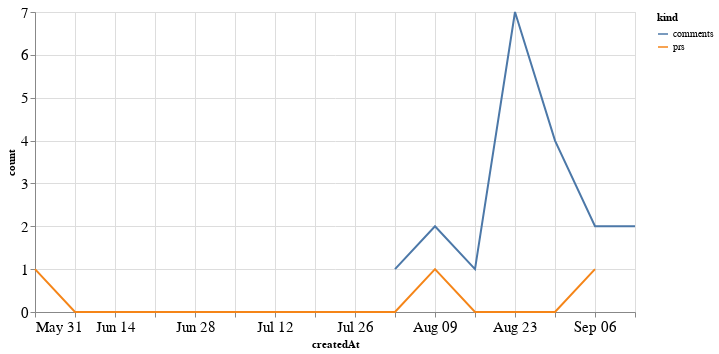

The notebook cell saved with this chart:
### Code cell
alt.Chart(total_time, width=600).mark_line().encode(
    x='createdAt',
    y='count',
    color='kind'
)

### Figure 1 — Vega-Lite specification as saved in the notebook (floating-point values rounded to 4 significant figures)
{"config": {"axisLeft": {"labelFontSize": 15}, "axisBottom": {"labelFontSize": 15}}, "data": {"name": "data-6c01614114e24ef82538fea325d076cb"}, "mark": "line", "encoding": {"color": {"type": "nominal", "field": "kind"}, "x": {"type": "temporal", "field": "createdAt"}, "y": {"type": "quantitative", "field": "count"}}, "width": 600, "$schema": "https://vega.github.io/schema/vega-lite/v4.8.1.json", "datasets": {"data-6c01614114e24ef82538fea325d076cb": [{"createdAt": "2020-05-31T00:00:00", "kind": "prs", "count": 1.0}, {"createdAt": "2020-06-07T00:00:00", "kind": "prs", "count": 0.0}, {"createdAt": "2020-06-14T00:00:00", "kind": "prs", "count": 0.0}, {"createdAt": "2020-06-21T00:00:00", "kind": "prs", "count": 0.0}, {"createdAt": "2020-06-28T00:00:00", "kind": "prs", "count": 0.0}, {"createdAt": "2020-07-05T00:00:00", "kind": "prs", "count": 0.0}, {"createdAt": "2020-07-12T00:00:00", "kind": "prs", "count": 0.0}, {"createdAt": "2020-07-19T00:00:00", "kind": "prs", "count": 0.0}, {"createdAt": "2020-07-26T00:00:00", "kind": "prs", "count": 0.0}, {"createdAt": "2020-08-02T00:00:00", "kind": "prs", "count": 0.0}, {"createdAt": "2020-08-09T00:00:00", "kind": "prs", "count": 1.0}, {"createdAt": "2020-08-16T00:00:00", "kind": "prs", "count": 0.0}, {"createdAt": "2020-08-23T00:00:00", "kind": "prs", "count": 0.0}, {"createdAt": "2020-08-30T00:00:00", "kind": "prs", "count": 0.0}, {"createdAt": "2020-09-06T00:00:00", "kind": "prs", "count": 1.0}, {"createdAt": "2020-09-13T00:00:00", "kind": "prs", "count": null}, {"createdAt": "2020-05-31T00:00:00", "kind": "comments", "count": null}, {"createdAt": "2020-06-07T00:00:00", "kind": "comments", "count": null}, {"createdAt": "2020-06-14T00:00:00", "kind": "comments", "count": null}, {"createdAt": "2020-06-21T00:00:00", "kind": "comments", "count": null}, {"createdAt": "2020-06-28T00:00:00", "kind": "comments", "count": null}, {"createdAt": "2020-07-05T00:00:00", "kind": "comments", "count": null}, {"createdAt": "2020-07-12T00:00:00", "kind": "comments", "count": null}, {"createdAt": "2020-07-19T00:00:00", "kind": "comments", "count": null}, {"createdAt": "2020-07-26T00:00:00", "kind": "comments", "count": null}, {"createdAt": "2020-08-02T00:00:00", "kind": "comments", "count": 1.0}, {"createdAt": "2020-08-09T00:00:00", "kind": "comments", "count": 2.0}, {"createdAt": "2020-08-16T00:00:00", "kind": "comments", "count": 1.0}, {"createdAt": "2020-08-23T00:00:00", "kind": "comments", "count": 7.0}, {"createdAt": "2020-08-30T00:00:00", "kind": "comments", "count": 4.0}, {"createdAt": "2020-09-06T00:00:00", "kind": "comments", "count": 2.0}, {"createdAt": "2020-09-13T00:00:00", "kind": "comments", "count": 2.0}]}}
